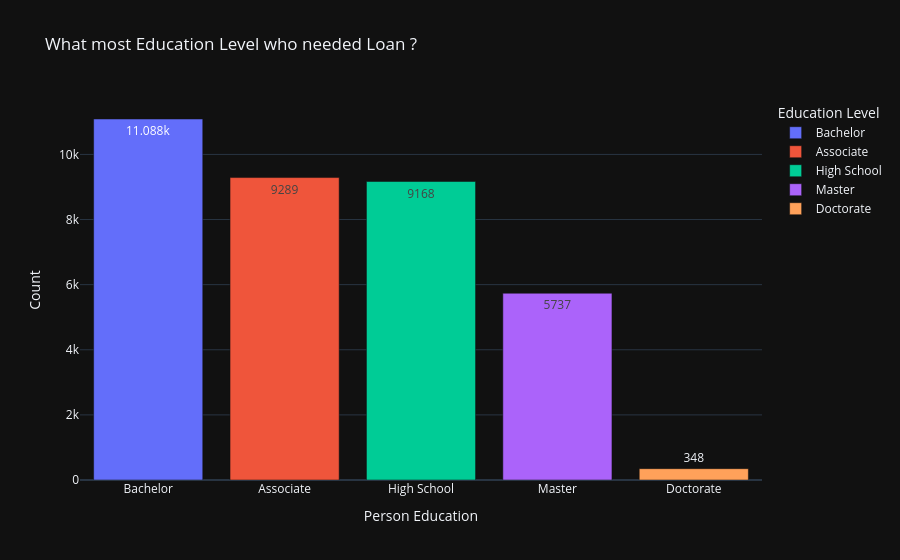

Here is the notebook cell this chart was saved with:
### Markdown cell above
## Loan Approval by Education Level

### Code cell
fig = px.bar(df_cleaned['person_education'].value_counts(), 
    color=df_cleaned['person_education'].value_counts().index, 
    title='What most Education Level who needed Loan ?',
    labels={'person_education': 'Person Education','value':'Count','color':'Education Level'},
    template='plotly_dark',
    text_auto=True
)
fig.show()

### Figure 1 — Plotly figure (JSON) as saved in the notebook; plotly's stock layout.template omitted (floating-point values rounded to 4 significant figures)
{"data": [{"hovertemplate": "Education Level=Bachelor<br>Person Education=%{x}<br>Count=%{y}<extra></extra>", "legendgroup": "Bachelor", "marker": {"color": "#636efa", "pattern": {"shape": ""}}, "name": "Bachelor", "orientation": "v", "showlegend": true, "textposition": "auto", "texttemplate": "%{y}", "type": "bar", "x": ["Bachelor"], "xaxis": "x", "y": [11088], "yaxis": "y"}, {"hovertemplate": "Education Level=Associate<br>Person Education=%{x}<br>Count=%{y}<extra></extra>", "legendgroup": "Associate", "marker": {"color": "#EF553B", "pattern": {"shape": ""}}, "name": "Associate", "orientation": "v", "showlegend": true, "textposition": "auto", "texttemplate": "%{y}", "type": "bar", "x": ["Associate"], "xaxis": "x", "y": [9289], "yaxis": "y"}, {"hovertemplate": "Education Level=High School<br>Person Education=%{x}<br>Count=%{y}<extra></extra>", "legendgroup": "High School", "marker": {"color": "#00cc96", "pattern": {"shape": ""}}, "name": "High School", "orientation": "v", "showlegend": true, "textposition": "auto", "texttemplate": "%{y}", "type": "bar", "x": ["High School"], "xaxis": "x", "y": [9168], "yaxis": "y"}, {"hovertemplate": "Education Level=Master<br>Person Education=%{x}<br>Count=%{y}<extra></extra>", "legendgroup": "Master", "marker": {"color": "#ab63fa", "pattern": {"shape": ""}}, "name": "Master", "orientation": "v", "showlegend": true, "textposition": "auto", "texttemplate": "%{y}", "type": "bar", "x": ["Master"], "xaxis": "x", "y": [5737], "yaxis": "y"}, {"hovertemplate": "Education Level=Doctorate<br>Person Education=%{x}<br>Count=%{y}<extra></extra>", "legendgroup": "Doctorate", "marker": {"color": "#FFA15A", "pattern": {"shape": ""}}, "name": "Doctorate", "orientation": "v", "showlegend": true, "textposition": "auto", "texttemplate": "%{y}", "type": "bar", "x": ["Doctorate"], "xaxis": "x", "y": [348], "yaxis": "y"}], "layout": {"barmode": "relative", "legend": {"title": {"text": "Education Level"}, "tracegroupgap": 0}, "title": {"text": "What most Education Level who needed Loan ?"}, "xaxis": {"anchor": "y", "domain": [0, 1], "title": {"text": "Person Education"}}, "yaxis": {"anchor": "x", "domain": [0, 1], "title": {"text": "Count"}}}}
